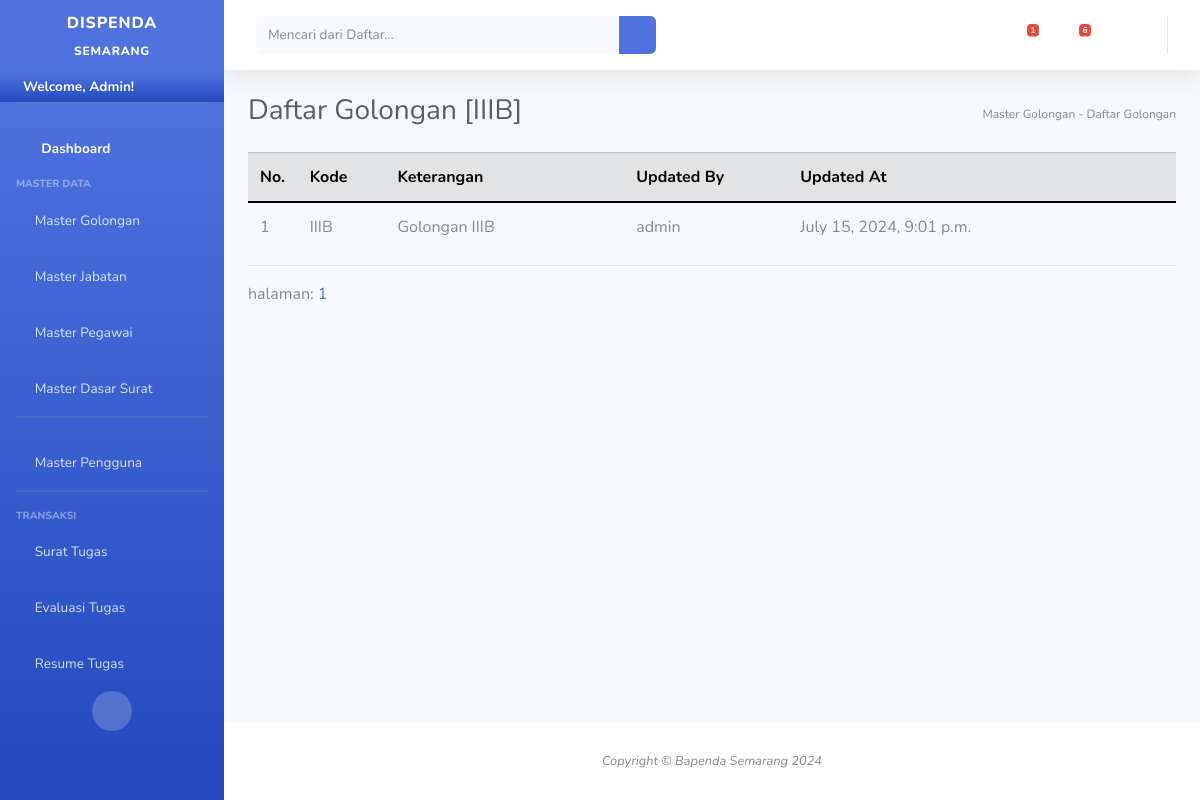
The app's page /master/gol/dis/IIIB (signed in) with its own data.
### surat_tugas/models.py (models this page shows, shortened)
class Pengguna(AbstractUser):
    updatedAt = models.DateTimeField(auto_now_add=True,null=True)
    updatedBy = models.CharField(max_length=20,null=True,blank=True)
    is_edit = models.BooleanField(default=False)
    is_delete = models.BooleanField(default=False)
    is_create = models.BooleanField(default=True)
    email = models.CharField(max_length=100,blank=True,null=True,unique=True)

class MasterGolongan(models.Model):
    kode_golongan = models.CharField(max_length=10,primary_key=True,unique=True,blank=True,default="")
    keterangan = models.CharField(max_length=50)
    updatedAt = models.DateTimeField(auto_now_add=True,null=True)
    updatedBy = models.CharField(max_length=20,blank=True,null=True)
    is_update = models.BooleanField(default=False,blank=True,null=True)

### cms/views.py (the view)
# urls.py: path('master/gol/dis/<str:id>',displayGolonganID,name='displayGolonganID'),
def displayGolonganID(request,id):
	if(request.user.is_authenticated != True):
		return HttpResponseRedirect('/auth/')
	try:
		page=request.GET['page']
	except:
		page=1
	if page==None:
		page=1
	listGolongan = MasterGolongan.objects.all().filter(Q(kode_golongan__icontains=id) | Q(keterangan__icontains=id)).order_by('-updatedAt')
	p=Paginator(listGolongan,5)
	try:
		halaman = p.page(page)
	except:
		halaman = p.page(1)
	context={
		'lists':halaman,
		'paginator':p,
		'menuname':'Daftar Golongan  [' + str(id).upper() + "]",
		'pathway':'Master Golongan - Daftar Golongan',
		'username':request.user.username,
		'mywebsite': '/master/gol/dis/',
		'pending_surat':getPendingSurat(),
		'pending_lhe':getPendingLHE()
	}
	return render(request,'master/display_golongan.html',context)

### cms/views.py (called while the page is built)
def getPendingSurat():
	return TrxSuratTugas.objects.all().filter(submit=False)

def getPendingLHE():
	return headerLHE.objects.all().filter(submit=False)

### surat_tugas/models.py (called while the page is built)
    def __str__(self):
        return self.nomor_surat

### templates/master/display_golongan.html (shortened to what this page needs)
{% extends 'base.html'%}
{% load static %}
{% block contents%}
<div style="text-wrap: wrap; overflow-x: scroll;">
<table class="table  table-hover">
    <thead class="table-secondary">
        <th style="width:50px">No.</th>
        <th style="width:100px">Kode</th>
        <th style="width:300px">Keterangan</th>
        <th style="width:200px">Updated By</th>
        <th style="width:300px">Updated At</th>
        <th style="width:200px"></th>
    </thead>
    {% for list in lists%}
    <tr>
        <td>{{forloop.counter}}</td>
        <td>{{list.kode_golongan}}</td>
        <td>{{list.keterangan}}</td>
        <td>{{list.updatedBy}}</td>
        <td>{{list.updatedAt}}</td>
        <td>
            <a class="btn" data-toggle="modal" id="edit{{list.kode_golongan}}" data-bs-keterangan="{{list.keterangan}}" onclick="editGolongan('{{list.kode_golongan}}')"><i class="fa fa-user-edit"></i></a>
            <a class="btn" data-toggle="modal" id="del{{list.kode_golongan}}" data-bs-keterangan="{{list.keterangan}}" onclick="deleteGolongan('{{list.kode_golongan}}')"><i class="fa fa-trash"></i></a>
        </td>
    </tr>
    {% endfor%}
</table>
</div>
<div>
    halaman:
    {% for hal in paginator.page_range%}
        <a class="button" href="{% url 'displayGolongan'%}?page={{hal}}">{{hal}}</a>
    {% endfor %}
</div>
{% endblock%}

### templates/base.html (shortened to what this page needs)
{% load static %}
<!DOCTYPE html>
<html lang="en">
<head>
    <link href="https://cdn.jsdelivr.net/npm/bootstrap@5.0.2/dist/css/bootstrap.min.css" rel="stylesheet">
    <link href="{% static 'vendor/fontawesome-free/css/all.min.css'%}" rel="stylesheet" type="text/css">
    <link href="{% static 'css/sb-admin-2.min.css' %}" rel="stylesheet">
</head>
<body id="page-top">
    <div id="wrapper">
        <ul class="navbar-nav bg-gradient-primary sidebar sidebar-dark accordion" id="accordionSidebar">
            <a class="sidebar-brand d-flex align-items-center justify-content-center" href="/">
                <div class="sidebar-brand-text mx-3">DISPENDA <sub>SEMARANG</sub></div>
            </a>
            <li class="nav-item ">
                <a class="bg-gradient-primary fw-bold  p-1 nav-link collapsed text-white" href="#" data-toggle="collapse" data-target="#profile"
                    aria-expanded="true" aria-controls="collapseTwo">
                    <i class="fa fa-user-circle"></i>
                    <span class="text-black">Welcome, {{user.username|title}}!</span>
                </a>
            </li>
            <hr class="sidebar-divider">
            <li class="nav-item active">
                <a class="nav-link" href="/">
                    <i class="fas fa-fw fa-tachometer-alt"></i>
                    <span>Dashboard</span></a>
            </li>
            <div class="sidebar-heading">
                Master Data
            </div>
            <li class="nav-item">
                <a class="nav-link collapsed" href="#" data-toggle="collapse" data-target="#golongan"
                    aria-expanded="true" aria-controls="collapseTwo">
                    <i class="fa fa-circle"></i>
                    <span>Master Golongan</span>
                </a>
            </li>
            <li class="nav-item">
                <a class="nav-link collapsed" href="#" data-toggle="collapse" data-target="#jabatan"
                    aria-expanded="true" aria-controls="collapseTwo">
                    <i class="fa fa-dot-circle"></i>
                    <span>Master Jabatan</span>
                </a>
            </li>
            <li class="nav-item">
                <a class="nav-link collapsed" href="#" data-toggle="collapse" data-target="#pegawai"
                    aria-expanded="true" aria-controls="collapseTwo">
                    <i class="fa fa-user-plus"></i>
                    <span>Master Pegawai</span>
                </a>
            </li>
            <li class="nav-item">
                <a class="nav-link collapsed" href="#" data-toggle="collapse" data-target="#dasarsurat"
                    aria-expanded="true" aria-controls="collapseTwo">
                    <i class="fa fa-newspaper"></i>
                    <span>Master Dasar Surat</span>
                </a>
            </li>
            <hr class="sidebar-divider">
            {% if user.is_superuser%}
            <li class="nav-item">
                <a class="nav-link collapsed" href="#" data-toggle="collapse" data-target="#pengguna"
                    aria-expanded="true" aria-controls="collapseTwo">
                    <i class="fa fa-users"></i>
                    <span>Master Pengguna</span>
                </a>
            </li>
            {%endif%}
            <hr class="sidebar-divider">
            <div class="sidebar-heading">
                Transaksi
            </div>
            <li class="nav-item">
                <a class="nav-link collapsed" href="#" data-toggle="collapse" data-target="#suratTugas"
                    aria-expanded="true" aria-controls="collapseTwo">
                    <i class="fa fa-envelope"></i>
                    <span>Surat Tugas</span>
                </a>
            </li>
            <li class="nav-item">
                <a class="nav-link collapsed" href="#" data-toggle="collapse" data-target="#evaluasiTugas"
                    aria-expanded="true" aria-controls="collapseTwo">
                    <i class="fa fa-file"></i>
                    <span>Evaluasi Tugas</span>
                </a>
            </li>
            <li class="nav-item">
                <a class="nav-link collapsed" href="#" data-toggle="collapse" data-target="#laporanTugas"
                    aria-expanded="true" aria-controls="collapseTwo">
                    <i class="fa fa-file-archive"></i>
                    <span>Resume Tugas</span>
                </a>
            </li>
            <div class="text-center d-none d-md-inline">
                <button class="rounded-circle border-0" id="sidebarToggle"></button>
            </div>
        </ul>
        <div id="content-wrapper" class="d-flex flex-column">
            <div id="content">
                <nav class="navbar navbar-expand navbar-light bg-white topbar mb-4 static-top shadow">
                    {% if mywebsite is not None %}
                    <form
                        class="d-none d-sm-inline-block form-inline mr-auto ml-md-3 my-2 my-md-0 mw-100 navbar-search">
                        <div class="input-group">
                            <input type="text" class="form-control bg-light border-0 small" placeholder="Mencari dari Daftar..."
                                aria-label="Search" aria-describedby="basic-addon2" id="coba">
                            <div class="input-group-append">
                                <button class="btn btn-primary" type="button" onclick="cobaya()">
                                    <i class="fas fa-search fa-sm"></i>
                                </button>
                            </div>
                        </div>
                    </form>
                    {% endif %}
                    <ul class="navbar-nav ml-auto">
                        <li class="nav-item dropdown no-arrow mx-1">
                            <a class="nav-link dropdown-toggle" href="#" id="messagesDropdown" role="button"
                                data-toggle="dropdown" aria-haspopup="true" aria-expanded="false">
                                <i class="fas fa-envelope fa-fw"></i>
                                {% if pending_surat.count > 0 %}
                                <span class="badge badge-danger badge-counter">{{pending_surat.count}}</span>
                                {% endif %}
                            </a>
                        </li>
                        <li class="nav-item dropdown no-arrow mx-1">
                            <a class="nav-link dropdown-toggle" href="#" id="messagesDropdown" role="button"
                                data-toggle="dropdown" aria-haspopup="true" aria-expanded="false">
                                <i class="fas fa-file fa-fw"></i>
                                {% if pending_lhe.count > 0 %}
                                <span class="badge badge-danger badge-counter">{{pending_lhe.count}}</span>
                                {% endif %}
                            </a>
                        </li>
                        <li class="nav-item dropdown no-arrow mx-1">
                            <a class="nav-link dropdown-toggle" href="#" id="messagesDropdown" role="button"
                                data-toggle="dropdown" aria-haspopup="true" aria-expanded="false">
                                <i class="fas fa-file-archive fa-fw"></i>
                            </a>
                        </li>
                    </ul>
                </nav>
                <div class="container-fluid">
                    <div class="d-sm-flex align-items-center justify-content-between mb-4">
                        <h1 class="h3 mb-0 text-gray-800">{{menuname}}</h1><sub>{{pathway}}</sub>
                    </div>
                    {% block contents%}
                    {% endblock %}
                </div>
            </div>
            <footer class="sticky-footer bg-white">
                <div class="container my-auto">
                    <div class="copyright text-center my-auto">
                        {% now "Y" as current_year %}
                        <span><i>Copyright &copy; Bapenda Semarang {% if current_year != '2024' %}2024-{%now "Y"%} {% else %}2024 {%endif%}</i></span>
                    </div>
                </div>
            </footer>
        </div>
    </div>
</body>
</html>

### records on screen
Pengguna: username "Admin"
MasterGolongan: kode_golongan "IIIB", keterangan "Golongan IIIB", updatedBy "admin", updatedAt "July 15, 2024, 9:01 p.m."

### other values on screen
{{ pending_surat.count }} "1"
{{ pending_lhe.count }} "6"
{{ menuname }} "Daftar Golongan [IIIB]"
{{ pathway }} "Master Golongan - Daftar Golongan"
{{ hal }} "1"
